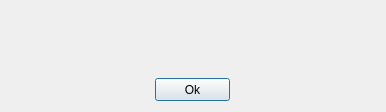
<?xml version="1.0" encoding="UTF-8"?>
<ui version="4.0">
 <class>ErrorMessage</class>
 <widget class="QDialog" name="ErrorMessage">
  <property name="geometry">
   <rect>
    <x>0</x>
    <y>0</y>
    <width>386</width>
    <height>112</height>
   </rect>
  </property>
  <property name="sizePolicy">
   <sizepolicy hsizetype="Expanding" vsizetype="Expanding">
    <horstretch>0</horstretch>
    <verstretch>0</verstretch>
   </sizepolicy>
  </property>
  <property name="minimumSize">
   <size>
    <width>386</width>
    <height>112</height>
   </size>
  </property>
  <property name="maximumSize">
   <size>
    <width>16777215</width>
    <height>16777215</height>
   </size>
  </property>
  <property name="windowTitle">
   <string>Dialog</string>
  </property>
  <layout class="QGridLayout" name="gridLayout">
   <item row="0" column="0">
    <widget class="QLabel" name="icon">
     <property name="sizePolicy">
      <sizepolicy hsizetype="Fixed" vsizetype="Fixed">
       <horstretch>0</horstretch>
       <verstretch>0</verstretch>
      </sizepolicy>
     </property>
     <property name="minimumSize">
      <size>
       <width>64</width>
       <height>64</height>
      </size>
     </property>
     <property name="maximumSize">
      <size>
       <width>64</width>
       <height>64</height>
      </size>
     </property>
     <property name="frameShape">
      <enum>QFrame::NoFrame</enum>
     </property>
     <property name="text">
      <string/>
     </property>
     <property name="pixmap">
      <pixmap resource="../../../../resources/icons_pq.qrc">:/pq/icons/pausequafe/error.png</pixmap>
     </property>
    </widget>
   </item>
   <item row="0" column="1">
    <widget class="QLabel" name="text">
     <property name="sizePolicy">
      <sizepolicy hsizetype="Expanding" vsizetype="Expanding">
       <horstretch>0</horstretch>
       <verstretch>0</verstretch>
      </sizepolicy>
     </property>
     <property name="minimumSize">
      <size>
       <width>0</width>
       <height>65</height>
      </size>
     </property>
     <property name="maximumSize">
      <size>
       <width>16777215</width>
       <height>65</height>
      </size>
     </property>
     <property name="frameShape">
      <enum>QFrame::NoFrame</enum>
     </property>
     <property name="text">
      <string/>
     </property>
     <property name="wordWrap">
      <bool>true</bool>
     </property>
    </widget>
   </item>
   <item row="1" column="0" colspan="2">
    <widget class="QWidget" name="widget" native="true">
     <layout class="QHBoxLayout" name="horizontalLayout">
      <property name="margin">
       <number>0</number>
      </property>
      <item>
       <widget class="QPushButton" name="pushButton">
        <property name="minimumSize">
         <size>
          <width>75</width>
          <height>23</height>
         </size>
        </property>
        <property name="maximumSize">
         <size>
          <width>75</width>
          <height>23</height>
         </size>
        </property>
        <property name="focusPolicy">
         <enum>Qt::StrongFocus</enum>
        </property>
        <property name="text">
         <string>Ok</string>
        </property>
       </widget>
      </item>
     </layout>
    </widget>
   </item>
  </layout>
 </widget>
 <resources>
  <include location="../../../../resources/icons_pq.qrc"/>
 </resources>
 <connections/>
</ui>
